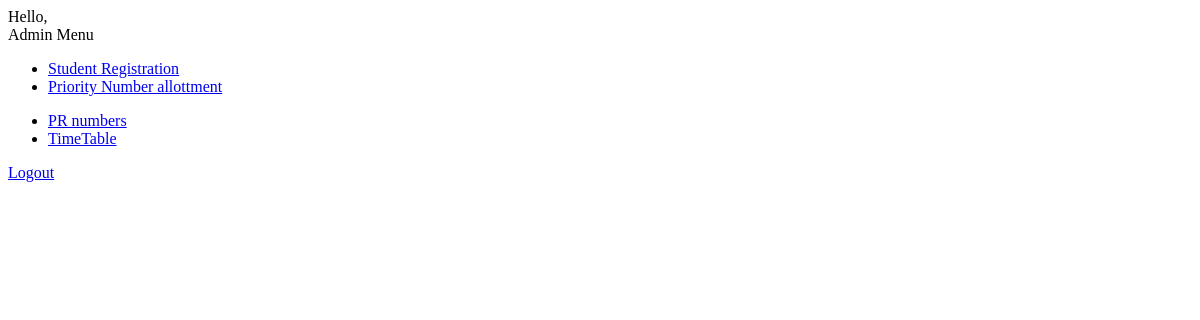
Before: /home/ (signed in) with the older database file.
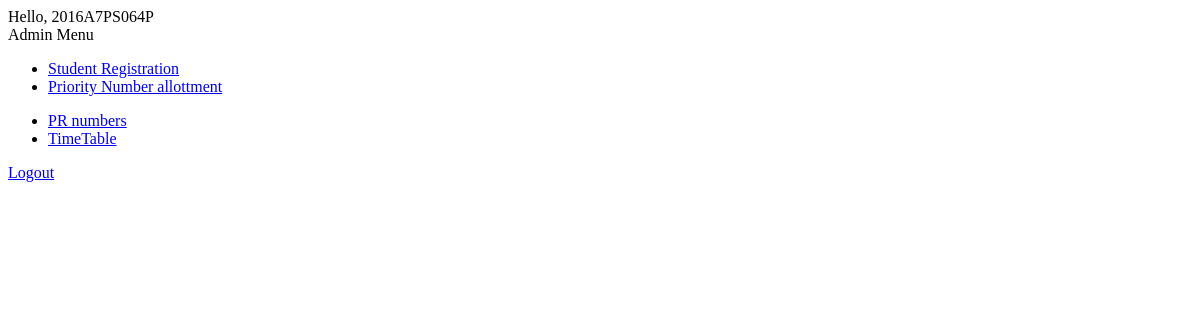
After: the same page with the newer database file.
### main/models.py (models this page shows, shortened)
class Erpuser(AbstractUser):
    semester = models.IntegerField(default=1)
    bitsid = models.CharField(max_length=12, unique=True)
    cgpa = models.DecimalField(null=True, blank=True, max_digits=4, decimal_places=2)
    timetable = models.TextField(default='', blank=True)
    record = models.TextField(default='', blank=True)
    pr = models.IntegerField(default=0)
    class Meta:
        permissions = (
            ("can_changett_pr", "Can Change Timetable PR"),
            ("can_changett_final", "Can Change Timetable Final"),
        )

### main/views.py (the view)
# urls.py: url(r'^home/$', home),
@login_required(login_url='/login/')
def home(request):
    return render(request, 'main.html')

### templates/main.html (shortened to what this page needs)
<html>
<head>
</head>
<body>
Hello, {{ request.user.bitsid }}<br>
{% if request.user.is_superuser %}
Admin Menu<br>
<ul>
<li><a href='signup'>Student Registration</a></li>
<li><a href='pr'>Priority Number allottment</a></li>
</ul>
{% endif %}
<ul>
<li><a href='prlist'>PR numbers</a></li>
<li><a href='timetable'>TimeTable</a></li>
</ul>
<a href="/logout/">Logout</a>
</body>
</html>

Changed rows visible on the page:
now on this page (row edited): Erpuser: user.bitsid "2016A7PS064P"
